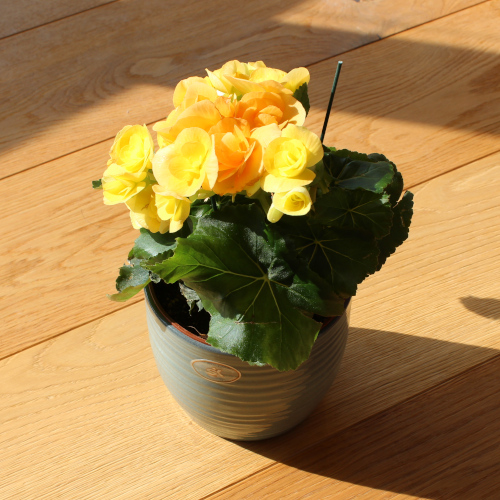
#> input picture begonie.JPG, 500 x 500 px
$ python homography.py
#> lines starting #> are read from the running program, lines starting #| are printed output that depends on the picture
import os
import math
from functools import partial
import argparse

import numpy as np
import cv2

def transform(img, factor, group="euclid"):
    """Apply perspective transform with selected homography"""

    height, width, _ = img.shape

    if group=="euclid" or group=="e":
        angle = math.pi*2/100. * factor
        sin_a = math.sin(angle)
        cos_a = math.cos(angle)

        homography = np.array([
                [cos_a, -sin_a, 0],
                [sin_a, cos_a, 0],
                [0, 0, 1]
            ])
    elif group=="similarity" or group=="s":
        angle = math.pi*2/100. * factor
        sin_a = math.sin(angle)
        cos_a = math.cos(angle)

        s = 1 + factor/100.

        homography = np.array([
                [s * cos_a, -s*sin_a, 0],
                [s*sin_a, s*cos_a, 0],
                [0, 0, 1]
            ])
    elif group=="affine" or group=="a":
        homography = np.array([
                [1 + factor/50., 0 + factor/20., 0],
                [0, 1 + factor/20., 0],
                [0, 0, 1]
            ])
    elif group=="projective" or group=="p":
        homography = np.array([
                [1, 0, 0],
                [0, 1, 0],
                [factor**2/100000., factor**2/100000., 1]
            ])

    # Target size of the image
    dst_size = (height*3//2, width*3//2)

    # Add a translation to the homography so the transformed image stays in center
    image_center = np.array([width/2, height/2, 1]).T
    warped_center = np.matmul(homography, image_center)
    new_image_center = np.array([dst_size[1]/2, dst_size[0]/2, 1]).T
    translation = new_image_center[0:2] - warped_center[0:2]
    homography[0:2,2] = translation

    transformed_img = cv2.warpPerspective(img, homography, dst_size, borderMode=cv2.BORDER_CONSTANT, borderValue=(255, 255, 255))

    return transformed_img


def callback(value, img, group):
    """Callback for GUI"""
    transformed_img = transform(img, value, group=group)
    cv2.imshow("img", transformed_img)


if __name__=="__main__":

    parser = argparse.ArgumentParser(description='Apply homography transforms', formatter_class=argparse.RawTextHelpFormatter)
    parser.add_argument('-p', '--path', type=str, help='Path to input image', default="begonie.JPG")
    parser.add_argument('-i', '--interactive', type=str, help='Interactive mode for one chosen transform\n'
                                                              'Usage:\n'
                                                              '  -i euclid\n'
                                                              '  -i similarity\n'
                                                              '  -i affine\n'
                                                              '  -i projective\n'
                                                              'or\n'
                                                              '  -i e\n'
                                                              '  -i s\n'
                                                              '  -i a\n'
                                                              '  -i p\n')

    args = parser.parse_args()

    img = cv2.imread(args.path)
#> img is the input picture: shape (500, 500, 3); mean B, G, R 72.6, 128, 163.1

    if args.interactive:

        if args.interactive not in ["euclid", "similarity", "affine", "projective", "e", "s", "a", "p"]:
            raise ValueError(f"Interactive mode '{args.interactive}' not recognized")

        cv2.namedWindow("img", cv2.WINDOW_AUTOSIZE)
        cv2.createTrackbar("Warp", "img", 1, 100, partial(callback, img=img, group=args.interactive))
        cv2.waitKey(0)
        cv2.destroyAllWindows()
    else:
        print("Processing euclidean transforms")
        transform_name = "euclid"
        os.makedirs(transform_name, exist_ok=True)
        for i in range (100):
            transformed_img = transform(img, i, group=transform_name)
            filepath = os.path.join(transform_name, f"{str(i).zfill(3)}.jpg")
            cv2.imwrite(filepath, transformed_img)
#> this loop made 100 passes
#> pass 1, in transform, `transformed_img = cv2.warpPerspective(img, homography, dst_size, borde..`:
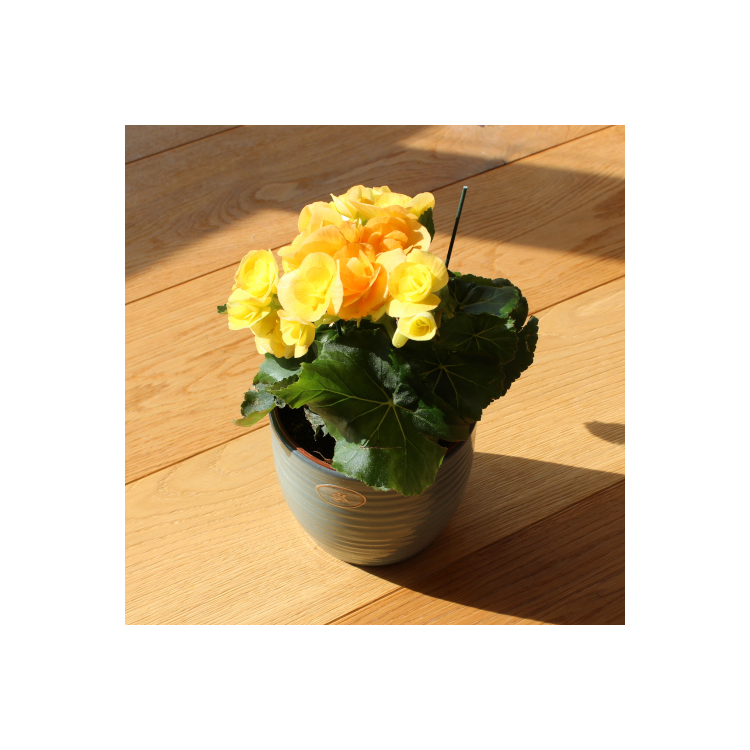
#> transformed_img: shape (750, 750, 3); mean B, G, R 173.9, 198.5, 214.2

        print("Processing similarity transforms")
        transform_name = "similarity"
        os.makedirs(transform_name, exist_ok=True)
        for i in range (100):
            transformed_img = transform(img, i, group=transform_name)
            filepath = os.path.join(transform_name, f"{str(i).zfill(3)}.jpg")
            cv2.imwrite(filepath, transformed_img)
#> this loop made 100 passes
#> pass 2, in transform (call 102), `transformed_img = cv2.warpPerspective(img, homography, dst_size, borde..`:
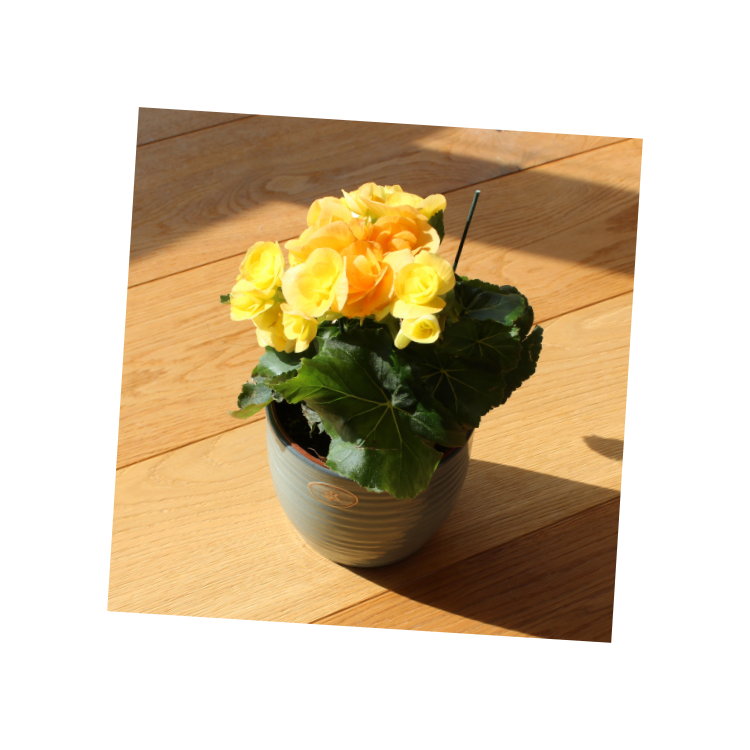
#> transformed_img: shape (750, 750, 3); mean B, G, R 172.3, 197.4, 213.3
#> pass 3, in transform (call 103), `transformed_img = cv2.warpPerspective(img, homography, dst_size, borde..`:
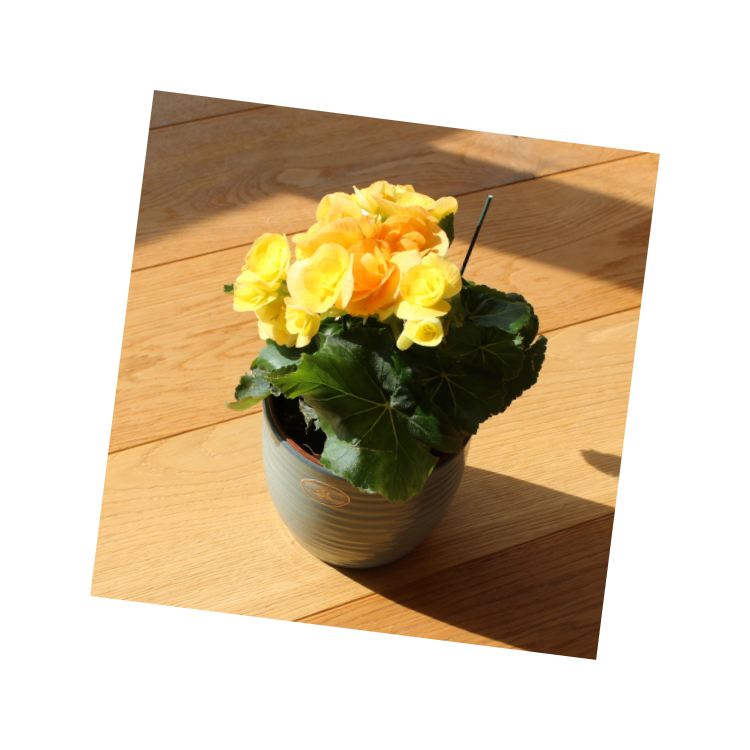
#> transformed_img: shape (750, 750, 3); mean B, G, R 170.7, 196.3, 212.5


        print("Processing affine transforms")
        transform_name = "affine"
        os.makedirs(transform_name, exist_ok=True)
        for i in range (100):
            transformed_img = transform(img, i, group=transform_name)
            filepath = os.path.join(transform_name, f"{str(i).zfill(3)}.jpg")
            cv2.imwrite(filepath, transformed_img)
#> this loop made 100 passes
#> pass 2, in transform (call 202), `transformed_img = cv2.warpPerspective(img, homography, dst_size, borde..`:
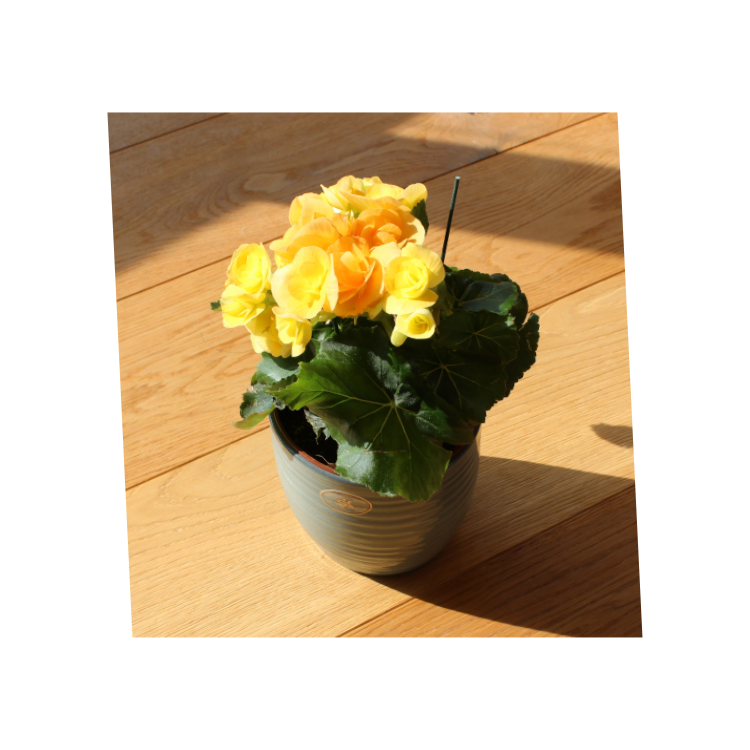
#> transformed_img: shape (750, 750, 3); mean B, G, R 168.2, 194.5, 211.3
#> pass 3, in transform (call 203), `transformed_img = cv2.warpPerspective(img, homography, dst_size, borde..`:
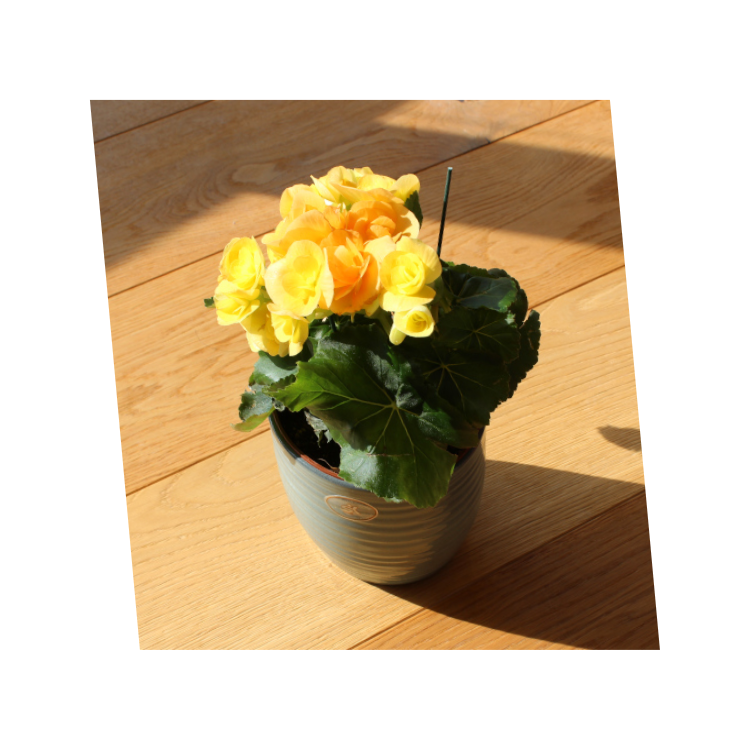
#> transformed_img: shape (750, 750, 3); mean B, G, R 162.3, 190.4, 208.3

        print("Processing projective transforms")
        transform_name = "projective"
        os.makedirs(transform_name, exist_ok=True)
        for i in range (100):
            transformed_img = transform(img, i, group=transform_name)
            filepath = os.path.join(transform_name, f"{str(i).zfill(3)}.jpg")
            cv2.imwrite(filepath, transformed_img)
#> this loop made 100 passes
#> pass 2, in transform (call 302), `transformed_img = cv2.warpPerspective(img, homography, dst_size, borde..`:
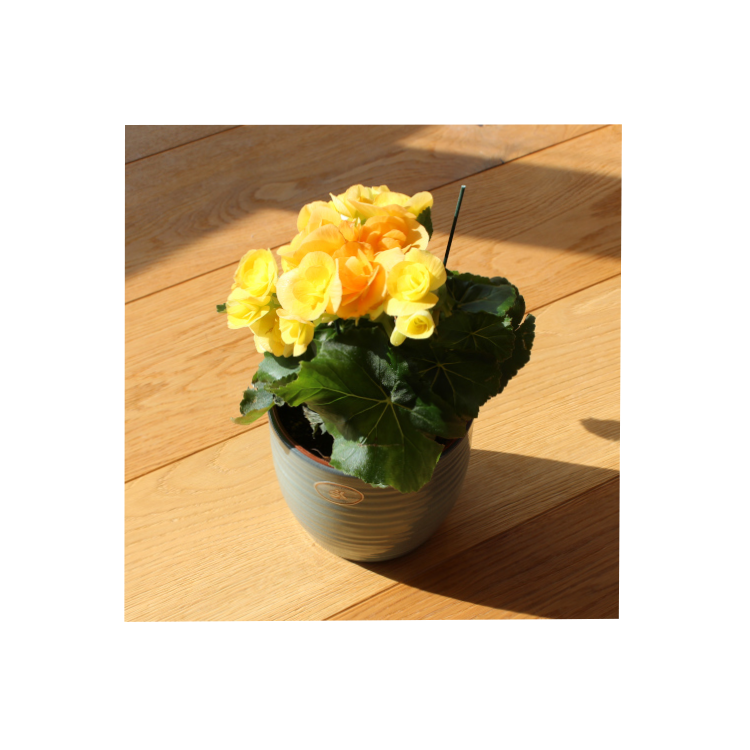
#> transformed_img: shape (750, 750, 3); mean B, G, R 175.4, 199.6, 214.9
#> pass 3, in transform (call 303), `transformed_img = cv2.warpPerspective(img, homography, dst_size, borde..`:
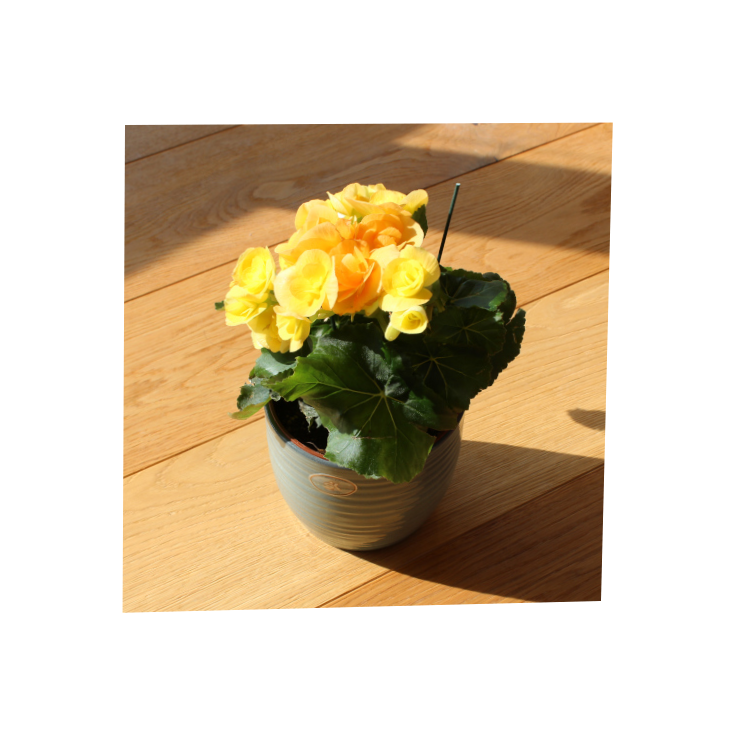
#> transformed_img: shape (750, 750, 3); mean B, G, R 179.4, 202.5, 217.1
